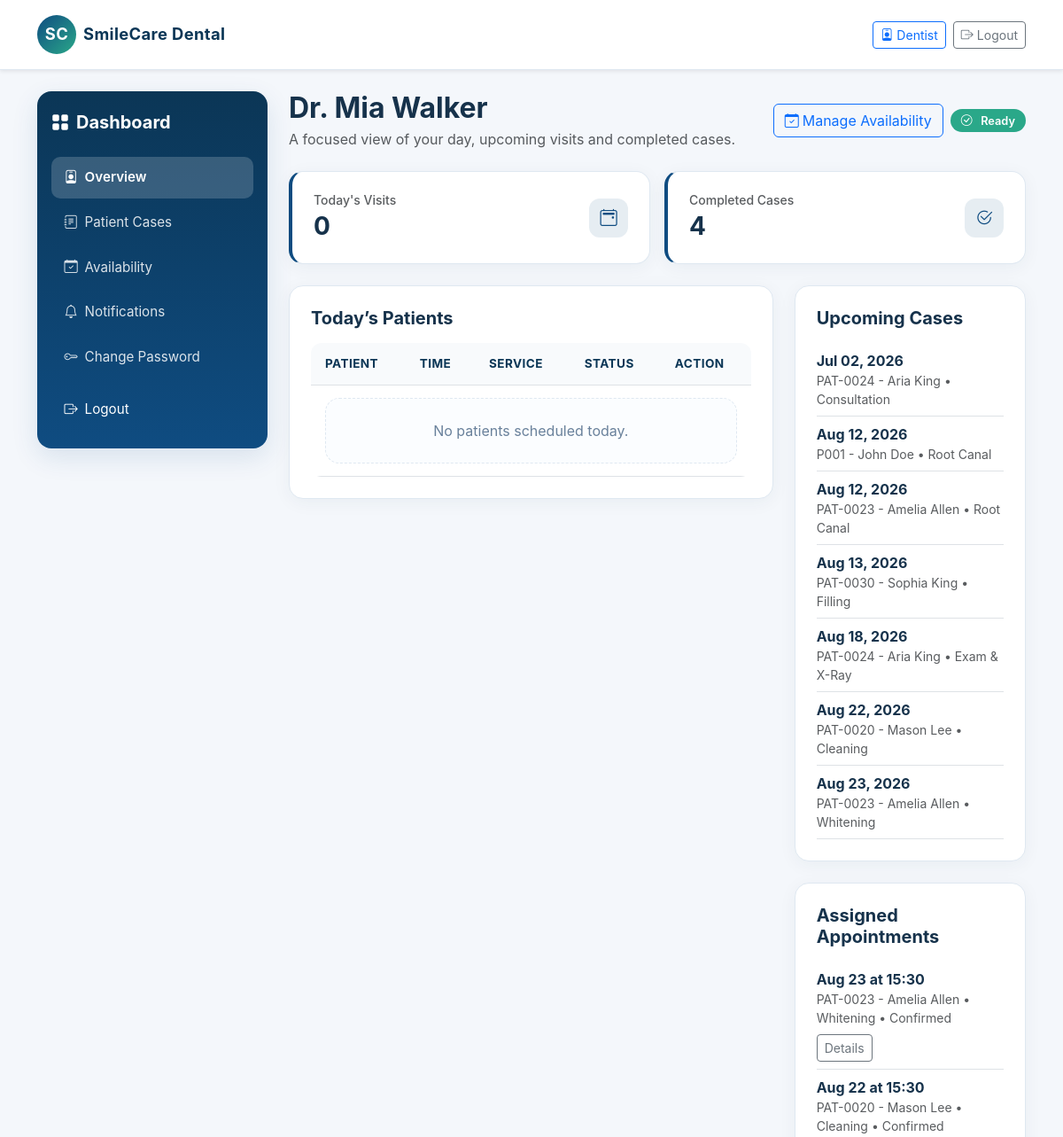
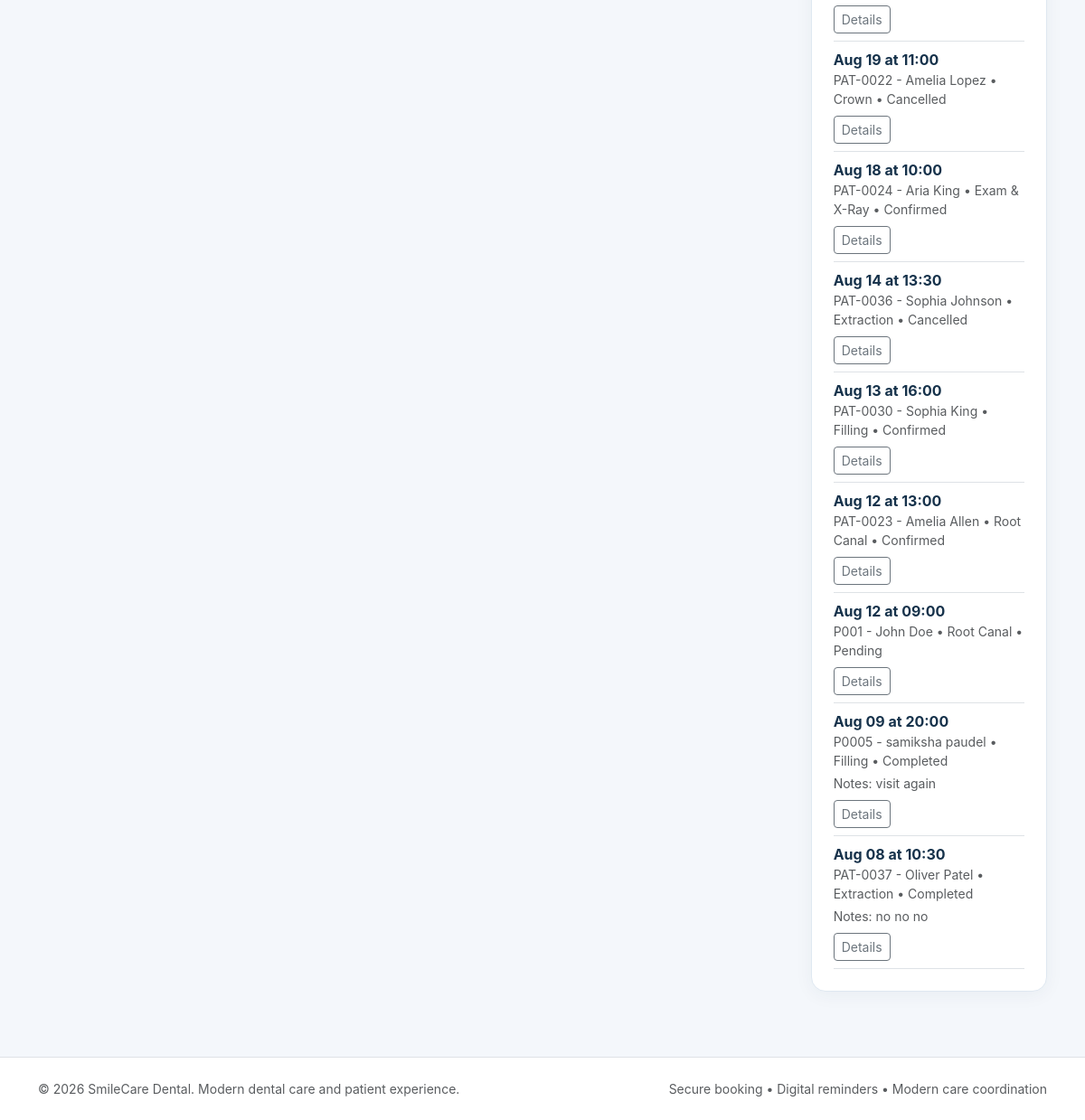
/dentists/dashboard/ (signed in), run on an earlier commit of the app's database (2 pictures, top to bottom).
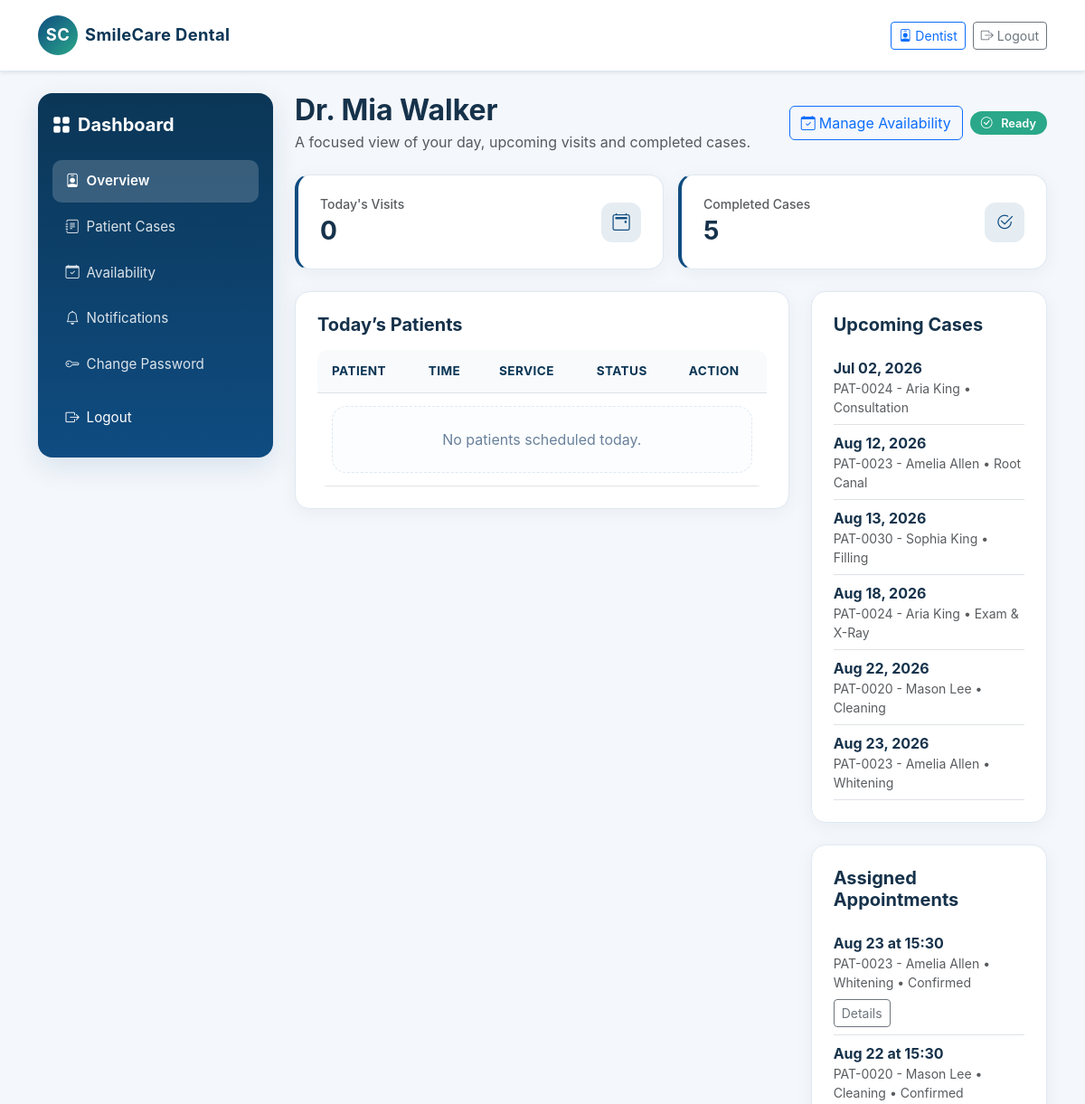
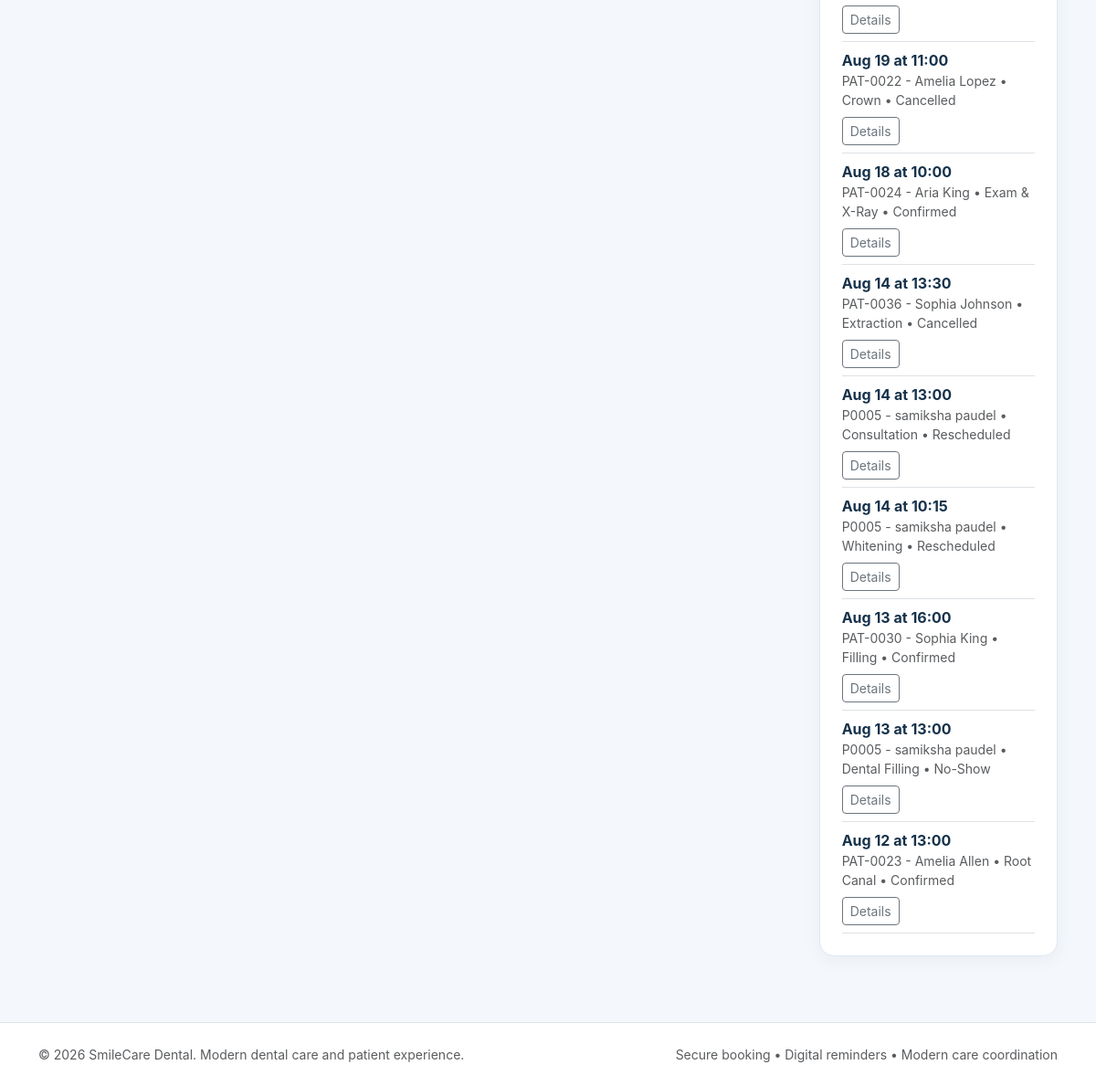
And on a later commit of the database (2 pictures, top to bottom).
### appointments/models.py (models this page shows, shortened)
class Appointment(models.Model):
    STATUS_CHOICES = (
        ('Pending', 'Pending'),
        ('Confirmed', 'Confirmed'),
        ('Checked-In', 'Checked-In'),
        ('Completed', 'Completed'),
        ('Cancelled', 'Cancelled'),
        ('Rescheduled', 'Rescheduled'),
        ('No-Show', 'No-Show'),
    )
    appointment_id = models.CharField(max_length=20, unique=True)
    patient = models.ForeignKey(Patient, related_name='appointments', on_delete=models.CASCADE)
    dentist = models.ForeignKey(Dentist, related_name='appointments', on_delete=models.CASCADE)
    service = models.ForeignKey(DentalService, related_name='appointments', on_delete=models.CASCADE)
    appointment_date = models.DateField()
    start_time = models.TimeField()
    end_time = models.TimeField()
    reason = models.CharField(max_length=200)
    notes = models.TextField(blank=True)
    status = models.CharField(max_length=20, choices=STATUS_CHOICES, default='Pending')
    cancellation_reason = models.TextField(blank=True)
    cancelled_at = models.DateTimeField(null=True, blank=True)
    created_at = models.DateTimeField(auto_now_add=True)
    updated_at = models.DateTimeField(auto_now=True)
    class Meta:
        constraints = [
            models.CheckConstraint(condition=Q(end_time__gt=F('start_time')), name='check_appointment_times'),
        ]

### patients/models.py (models this page shows)
class Patient(models.Model):
    GENDER_CHOICES = (
        ('M', 'Male'),
        ('F', 'Female'),
        ('O', 'Other'),
    )
    patient_id = models.CharField(max_length=20, unique=True)
    user = models.OneToOneField(settings.AUTH_USER_MODEL, on_delete=models.CASCADE)
    date_of_birth = models.DateField(null=True, blank=True)
    gender = models.CharField(max_length=1, choices=GENDER_CHOICES, blank=True)
    phone = models.CharField(max_length=20, blank=True)
    address = models.TextField(blank=True)
    emergency_contact = models.CharField(max_length=100, blank=True)
    emergency_contact_phone = models.CharField(max_length=20, blank=True)
    medical_notes = models.TextField(blank=True)
    allergies = models.TextField(blank=True)
    created_at = models.DateTimeField(auto_now_add=True)
    updated_at = models.DateTimeField(auto_now=True)
    class Meta:
        ordering = ['-created_at']
    def __str__(self):
        return f"{self.patient_id} - {self.user.get_full_name() or self.user.username}"

### accounts/models.py (models this page shows, shortened)
class User(AbstractUser):
    ROLE_CHOICES = (
        ('patient', 'Patient'),
        ('staff', 'Staff'),
        ('dentist', 'Dentist'),
        ('admin', 'Admin'),
    )
    ACCOUNT_STATUS_CHOICES = (
        ('pending', 'Pending'),
        ('approved', 'Approved'),
        ('rejected', 'Rejected'),
    )
    role = models.CharField(max_length=20, choices=ROLE_CHOICES, default='patient')
    phone = models.CharField(max_length=20, blank=True)
    account_status = models.CharField(max_length=20, choices=ACCOUNT_STATUS_CHOICES, default='approved')
    def is_patient(self):
        return self.role == 'patient'
    def is_staff_role(self):
        return self.role in {'staff', 'admin'}
    def is_dentist(self):
        return self.role == 'dentist'
    def is_admin(self):
        return self.role == 'admin'
    def is_dentist_approved(self):
        return self.is_dentist() and self.is_active and self.account_status == 'approved'

### services/models.py (models this page shows)
class DentalService(models.Model):
    name = models.CharField(max_length=100)
    description = models.TextField(blank=True)
    duration = models.PositiveIntegerField(help_text='Duration in minutes')
    price = models.DecimalField(max_digits=8, decimal_places=2, default=0)
    active = models.BooleanField(default=True)
    created_at = models.DateTimeField(auto_now_add=True)
    class Meta:
        ordering = ['name']
    def __str__(self):
        return self.name

### dentists/views.py (the view)
# urls.py: path('dashboard/', dentist_dashboard, name='dentist_dashboard'),
@login_required
def dentist_dashboard(request):
    if not request.user.is_dentist_approved():
        messages.error(request, 'Your dentist account is pending approval or inactive.')
        return redirect('home')
    dentist = Dentist.objects.filter(user=request.user).first()
    if not dentist:
        messages.error(request, 'Dentist profile not found.')
        return redirect('home')
    today = Appointment.objects.filter(dentist=dentist, appointment_date=timezone.localdate()).order_by('start_time')
    upcoming = Appointment.objects.filter(dentist=dentist, status__in=['Pending', 'Confirmed']).order_by('appointment_date', 'start_time')
    assigned_appointments = Appointment.objects.filter(dentist=dentist).order_by('-appointment_date', '-start_time')[:10]
    completed = Appointment.objects.filter(dentist=dentist, status='Completed').count()
    pending = Appointment.objects.filter(dentist=dentist, status='Pending').count()
    return render(request, 'dashboard/dentist_dashboard.html', {
        'dentist': dentist,
        'today': today[:10],
        'upcoming': upcoming[:10],
        'assigned_appointments': assigned_appointments,
        'completed': completed,
        'pending': pending,
    })

### reminders/templatetags/notifications_tags.py (called while the page is built)
@register.simple_tag(takes_context=True)
def unread_notifications_count(context):
    request = context.get('request')
    if not request or not request.user.is_authenticated:
        return 0
    return Notification.objects.filter(user=request.user, is_read=False).count()

### templates/dashboard/dentist_dashboard.html (shortened to what the changed rows need)
{% extends 'base.html' %}
{% load status_tags %}
{% block content %}
<div class="dashboard-shell">
    <div class="main-panel">
        <div class="d-flex flex-column flex-md-row justify-content-between align-items-start align-items-md-center mb-4 gap-3">
            <div>
                <h2 class="fw-bold mb-1">Dr. {{ dentist.user.get_full_name|default:dentist.user.username }}</h2>
            </div>
        </div>
        <div class="row g-3 mb-4">
            <div class="col-6 col-md-6">
                <div class="card-soft metric-card p-3 p-md-4">
                    <div class="d-flex justify-content-between align-items-center">
                        <div><h6 class="text-muted small mb-1">Completed Cases</h6><h3 class="fw-bold mb-0">{{ completed }}</h3></div>
                    </div>
                </div>
            </div>
        </div>
        <div class="row g-4">
            <div class="col-12 col-lg-8">
                <div class="card-soft p-3 p-md-4">
                    <div class="table-responsive">
                        <table class="table align-middle text-nowrap">
                            <thead><tr><th>Patient</th><th>Time</th><th>Service</th><th>Status</th><th>Action</th></tr></thead>
                        </table>
                    </div>
                </div>
            </div>
            <div class="col-12 col-lg-4">
                <div class="card-soft p-3 p-md-4 mb-4">
                    <ul class="list-unstyled mb-0">
                        {% for appointment in upcoming %}
                        <li class="py-2 border-bottom">
                            <strong>{{ appointment.appointment_date|date:"M d, Y" }}</strong>
                            <div class="text-muted small">{{ appointment.patient }} • {{ appointment.service }}</div>
                        </li>
                        {% empty %}<li class="empty-state py-3 text-center">No upcoming visits.</li>{% endfor %}
                    </ul>
                </div>
                <div class="card-soft p-3 p-md-4">
                    <ul class="list-unstyled mb-0">
                        {% for appointment in assigned_appointments %}
                        <li class="py-2 border-bottom">
                            <div><strong>{{ appointment.appointment_date|date:"M d" }} at {{ appointment.start_time|time:"H:i" }}</strong></div>
                            <div class="text-muted small">{{ appointment.patient }} • {{ appointment.service }} • {{ appointment.status }}</div>
                            {% if appointment.notes %}
                            <div class="mt-1 text-truncate text-muted small">Notes: {{ appointment.notes|truncatechars:80 }}</div>
                            {% endif %}
                            <div class="mt-2">
                                <a class="btn btn-sm btn-outline-secondary" href="{% url 'appointment_detail' appointment.pk %}">Details</a>
                            </div>
                        </li>
                        {% empty %}<li class="empty-state py-3 text-center">No assigned appointments.</li>{% endfor %}
                    </ul>
                </div>
            </div>
        </div>
    </div>
</div>
{% endblock %}

What changed in the data, as far as the page shows it:
no longer on this page (row edited): Appointment: appointment_date "Aug 12, 2026", patient "P001 - John Doe", service "Root Canal", appointment_date "Aug 12", start_time "09:00", status "Pending"
no longer on this page (row unchanged): Appointment: appointment_date "Aug 09", start_time "20:00", patient "P0005 - samiksha paudel", service "Filling", status "Completed", notes "visit again", shown under "Assigned Appointments"
no longer on this page (row unchanged): Appointment: appointment_date "Aug 08", start_time "10:30", patient "PAT-0037 - Oliver Patel", service "Extraction", status "Completed", notes "no no no", shown under "Assigned Appointments"
added Appointment: appointment_date "Aug 14", start_time "13:00", patient "P0005 - samiksha paudel", service "Consultation", status "Rescheduled", shown under "Assigned Appointments"
added Appointment: appointment_date "Aug 14", start_time "10:15", patient "P0005 - samiksha paudel", service "Whitening", status "Rescheduled", shown under "Assigned Appointments"
added Appointment: appointment_date "Aug 13", start_time "13:00", patient "P0005 - samiksha paudel", service "Dental Filling", status "No-Show", shown under "Assigned Appointments"
Also different on the page:
{{ completed }}: "4" → "5"
